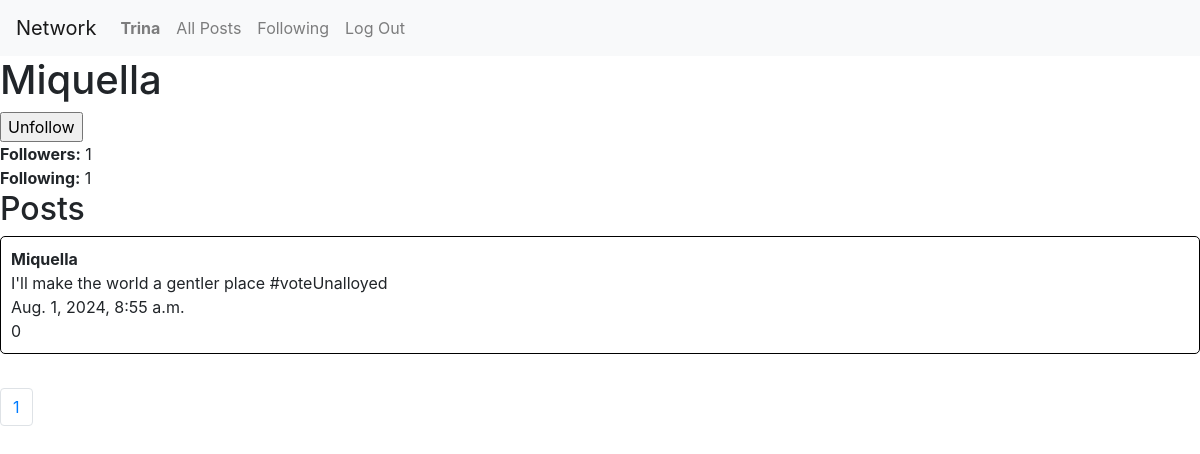
Before: /users/Miquella/page1 (signed in) with the older database file.
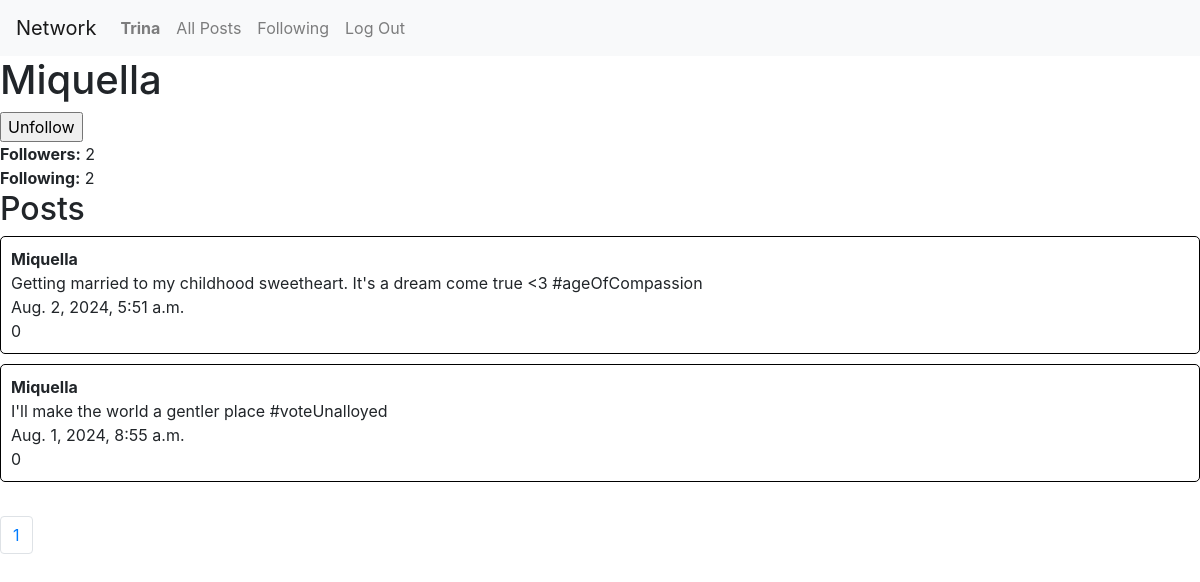
After: the same page with the newer database file.
### network/models.py (models this page shows, shortened)
class User(AbstractUser):
    followers = models.ManyToManyField('self', related_name="following", null=True)
    following = models.ManyToManyField('self', related_name="followers",null=True)

class Post(models.Model):
    user = models.ForeignKey("User", on_delete=models.CASCADE, related_name="posts")
    content = models.TextField(blank=True)
    timestamp = models.DateTimeField(auto_now_add=True)
    likes = models.IntegerField(default=0)

### network/views.py (the view)
# urls.py: path("users/<str:username>/page<int:page_num>", views.user, name="user"),
def user(request, username, page_num):
    user_data = User.objects.filter(username=username)[0]
    posts = Post.objects.filter(user=user_data)
    posts = posts.order_by("-timestamp").all()
    if request.user.id == user_data.id:
        not_user = False
        is_following = None
    else:
        not_user = True
        is_following = request.user.followers.filter(id=user_data.id).exists()
    p = Paginator(posts, 5)
    page_obj = p.get_page(page_num)
    prev_page = None
    has_prev_page = False
    if page_obj.has_previous():
        prev_page = page_obj.previous_page_number()
        has_prev_page = True
    next_page = None
    has_next_page = False
    if page_obj.has_next():
        next_page = page_obj.next_page_number()
        has_next_page = True
    return render(request, 'network/user.html', {
        "user_data": user_data,
        "username": user_data.username,
        "followers": user_data.followers.count(),
        "following": user_data.following.count(),
        "posts": page_obj,
        "not_user": not_user,
        "is_following": is_following,
        "pages": p,
        "has_prev_page": has_prev_page,
        "prev_page": prev_page,
        "has_next_page": has_next_page,
        "next_page": next_page,
    })

### network/templates/network/user.html (shortened to what this page needs)
{% extends "network/layout.html" %}
{% load static %}
{% block body %}
    <h1>{{ username }}</h1>
    <div class="button-container">
        {% if not_user %}
            {% if is_following %}
                <form action="{% url 'unfollow' user_data.id %}" method="post">
                    <input type="submit" value="Unfollow" class="top-btn">
                </form>
            {% else %}
                <form action="{% url 'follow' user_data.id %}" method="post" class="top-btn">
                    {% csrf_token %}
                    <input class="top-btn" type="submit" value="Follow">
                </form>
            {% endif %}
        {% endif %}
    </div>
    <b>Followers:</b> {{ followers }} <br>
    <b>Following:</b> {{ following }}
    <h2>Posts</h2>
    {% for post in posts %}
    <div id="post-container">
        <b>{{ username }}</b> <br>
        {{ post.content }} <br>
        {{ post.timestamp }} <br>
        {{ post.likes }} <br>
    </div>
    {% endfor %}
    <br>
    <nav aria-label="Page navigation example">
        <ul class="pagination">
          {% for page in pages %}
            <li class="page-item"><a class="page-link"  href="{% url 'user' username page.number%}">{{ page.number }}</a></li>
          {% endfor %}
        </ul>
      </nav>
{% endblock %}

### network/templates/network/layout.html (shortened to what this page needs)
{% load static %}
<!DOCTYPE html>
<html lang="en">
    <head>
        <link rel="stylesheet" href="https://stackpath.bootstrapcdn.com/bootstrap/4.4.1/css/bootstrap.min.css">
        <link href="{% static 'network/styles2.css' %}" rel="stylesheet">
    </head>
    <body>
        <nav class="navbar navbar-expand-lg navbar-light bg-light">
            <a class="navbar-brand" href="#">Network</a>
            <div>
              <ul class="navbar-nav mr-auto">
                {% if user.is_authenticated %}
                    <li class="nav-item">
                        <a id="nav-username" class="nav-link" href="{% url 'user' user.username 1 %}"><strong>{{ user.username }}</strong></a>
                    </li>
                {% endif %}
                <li class="nav-item">
                  <a class="nav-link" href="{% url 'index' %}">All Posts</a>
                </li>
                {% if user.is_authenticated %}
                    <li class="nav-item">
                        <a class="nav-link" href="{% url 'following' 1%}">Following</a>
                    </li>
                    <li class="nav-item">
                        <a class="nav-link" href="{% url 'logout' %}">Log Out</a>
                    </li>
                {% endif %}
              </ul>
            </div>
          </nav>
        <div class="body">
            {% block body %}
            {% endblock %}
        </div>
    </body>
</html>

### network/static/network/styles2.css (style rules this page uses)
#post-container { align-items: center; border: 1px solid black; padding: 10px; margin-bottom: 10px; border-radius: 5px; }

Changed rows visible on the page:
added Post: {{ username }} "Miquella", content "Getting married to my childhood sweetheart. It's a dream come true <3 #ageOfCompassion", timestamp "Aug. 2, 2024, 5:51 a.m.", likes "0"
Other visible differences:
{{ followers }}: "1" → "2"
{{ following }}: "1" → "2"
